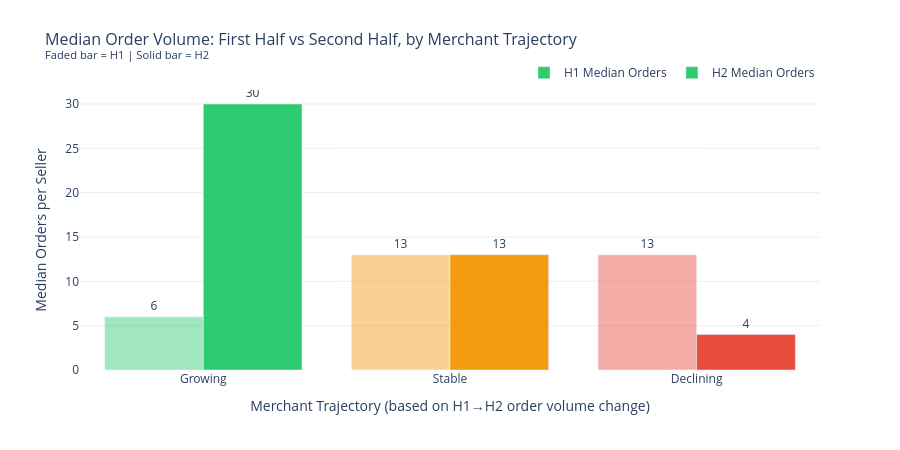

Notebook source saved alongside this figure:
### Code cell
# Visualize H1 vs H2 order counts by trajectory group
traj_plot = traj.copy()
traj_plot['trajectory_str'] = traj_plot['trajectory'].astype(str)

# Compute group medians for the summary bars
group_stats = (
    traj_plot.groupby('trajectory_str')[['h1_orders','h2_orders']]
    .median()
    .reindex(['Growing','Stable','Declining'])
    .reset_index()
)

color_map = {'Growing': COLOR_GROWING, 'Stable': COLOR_STABLE, 'Declining': COLOR_DECLINING}

fig2 = go.Figure()

fig2.add_trace(go.Bar(
    name='H1 Median Orders',
    x=group_stats['trajectory_str'],
    y=group_stats['h1_orders'],
    marker_color=[color_map[t] for t in group_stats['trajectory_str']],
    marker_opacity=0.45,
    offsetgroup=0,
    text=group_stats['h1_orders'].round(0).astype(int),
    textposition='outside',
    hovertemplate='%{x}<br>H1 median orders: %{y:.0f}<extra></extra>'
))

fig2.add_trace(go.Bar(
    name='H2 Median Orders',
    x=group_stats['trajectory_str'],
    y=group_stats['h2_orders'],
    marker_color=[color_map[t] for t in group_stats['trajectory_str']],
    marker_opacity=1.0,
    offsetgroup=1,
    text=group_stats['h2_orders'].round(0).astype(int),
    textposition='outside',
    hovertemplate='%{x}<br>H2 median orders: %{y:.0f}<extra></extra>'
))

fig2.update_layout(
    title=dict(
        text='Median Order Volume: First Half vs Second Half, by Merchant Trajectory<br><sup>Faded bar = H1 | Solid bar = H2</sup>',
        font_size=16
    ),
    xaxis_title='Merchant Trajectory (based on H1→H2 order volume change)',
    yaxis_title='Median Orders per Seller',
    barmode='group',
    plot_bgcolor='white',
    paper_bgcolor='white',
    yaxis=dict(gridcolor='#eee'),
    xaxis=dict(showgrid=False),
    legend=dict(orientation='h', yanchor='bottom', y=1.01, xanchor='right', x=1),
    height=450,
    margin=dict(t=90)
)

fig2.show()
n_growing  = traj_counts['Growing']
n_stable   = traj_counts['Stable']
n_decline  = traj_counts['Declining']
print(f"Takeaway: Of 837 merchants active in both periods, {n_growing} ({n_growing/len(traj):.0%}) grew order "
      f"volume, {n_decline} ({n_decline/len(traj):.0%}) declined, and {n_stable} ({n_stable/len(traj):.0%}) were stable.")

### Figure 1 — Plotly figure (JSON) as saved in the notebook; plotly's stock layout.template omitted (floating-point values rounded to 4 significant figures)
{"data": [{"hovertemplate": "%{x}<br>H1 median orders: %{y:.0f}<extra></extra>", "marker": {"color": ["#2ecc71", "#f39c12", "#e74c3c"], "opacity": 0.45}, "name": "H1 Median Orders", "offsetgroup": "0", "text": [6.0, 13.0, 13.0], "textposition": "outside", "type": "bar", "x": ["Growing", "Stable", "Declining"], "y": [6.0, 13.0, 13.0]}, {"hovertemplate": "%{x}<br>H2 median orders: %{y:.0f}<extra></extra>", "marker": {"color": ["#2ecc71", "#f39c12", "#e74c3c"], "opacity": 1.0}, "name": "H2 Median Orders", "offsetgroup": "1", "text": [30.0, 13.0, 4.0], "textposition": "outside", "type": "bar", "x": ["Growing", "Stable", "Declining"], "y": [30.0, 13.0, 4.0]}], "layout": {"barmode": "group", "height": 450, "legend": {"orientation": "h", "x": 1, "xanchor": "right", "y": 1.01, "yanchor": "bottom"}, "margin": {"t": 90}, "paper_bgcolor": "white", "plot_bgcolor": "white", "title": {"font": {"size": 16}, "text": "Median Order Volume: First Half vs Second Half, by Merchant Trajectory<br><sup>Faded bar = H1 | Solid bar = H2</sup>"}, "xaxis": {"showgrid": false, "title": {"text": "Merchant Trajectory (based on H1→H2 order volume change)"}}, "yaxis": {"gridcolor": "#eee", "title": {"text": "Median Orders per Seller"}}}}
